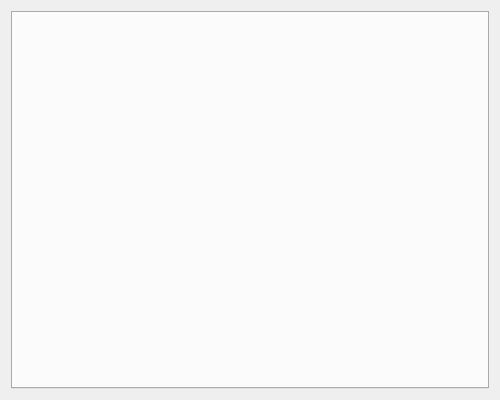
<?xml version="1.0" encoding="UTF-8"?>
<ui version="4.0">
 <class>MainWindow</class>
 <widget class="QMainWindow" name="MainWindow">
  <property name="geometry">
   <rect>
    <x>0</x>
    <y>0</y>
    <width>500</width>
    <height>400</height>
   </rect>
  </property>
  <property name="windowTitle">
   <string>MainWindow</string>
  </property>
  <widget class="QWidget" name="centralWidget">
   <layout class="QVBoxLayout" name="verticalLayout_2">
    <item>
     <widget class="QStackedWidget" name="stackedWidget">
      <widget class="QWidget" name="mainPage">
       <layout class="QVBoxLayout" name="verticalLayout">
        <property name="leftMargin">
         <number>0</number>
        </property>
        <property name="topMargin">
         <number>0</number>
        </property>
        <property name="rightMargin">
         <number>0</number>
        </property>
        <property name="bottomMargin">
         <number>0</number>
        </property>
        <item>
         <widget class="QTabWidget" name="tabWidget">
          <property name="currentIndex">
           <number>-1</number>
          </property>
          <property name="tabsClosable">
           <bool>true</bool>
          </property>
         </widget>
        </item>
       </layout>
      </widget>
     </widget>
    </item>
   </layout>
  </widget>
 </widget>
 <layoutdefault spacing="6" margin="11"/>
 <resources/>
 <connections/>
</ui>
